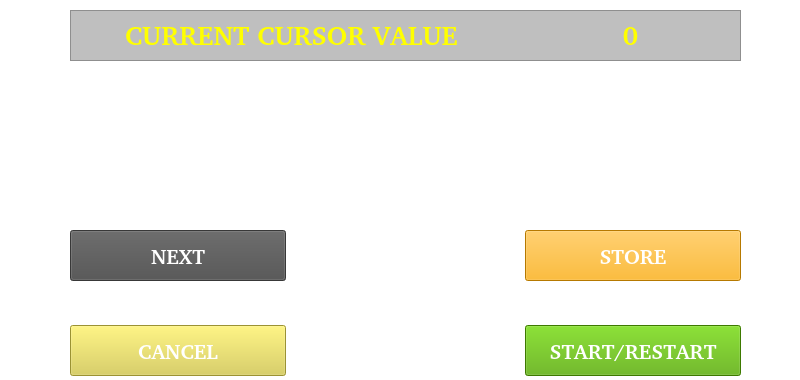
   <widget class="QFrame" name="XCalibrationFrame">
    <property name="geometry">
     <rect>
      <x>1000</x>
      <y>100</y>
      <width>800</width>
      <height>380</height>
     </rect>
    </property>
    <property name="styleSheet">
     <string notr="true">background-color:rgb(0,0,0,0);
background-image:url(://transparent.png);
</string>
    </property>
    <property name="frameShape">
     <enum>QFrame::StyledPanel</enum>
    </property>
    <property name="frameShadow">
     <enum>QFrame::Raised</enum>
    </property>
    <widget class="QPushButton" name="XNextButton">
     <property name="geometry">
      <rect>
       <x>70</x>
       <y>230</y>
       <width>216</width>
       <height>51</height>
      </rect>
     </property>
     <property name="font">
      <font>
       <family>Bitstream Charter</family>
       <pointsize>16</pointsize>
       <weight>75</weight>
       <italic>false</italic>
       <bold>true</bold>
      </font>
     </property>
     <property name="styleSheet">
      <string notr="true">background-color: rgb(79, 79, 79);
color: rgb(255, 255, 255);</string>
     </property>
     <property name="text">
      <string>NEXT</string>
     </property>
    </widget>
    <widget class="QPushButton" name="XStartButton">
     <property name="geometry">
      <rect>
       <x>525</x>
       <y>325</y>
       <width>216</width>
       <height>51</height>
      </rect>
     </property>
     <property name="font">
      <font>
       <family>Bitstream Charter</family>
       <pointsize>16</pointsize>
       <weight>75</weight>
       <italic>false</italic>
       <bold>true</bold>
      </font>
     </property>
     <property name="styleSheet">
      <string notr="true">background-color: rgb(85, 170, 0);
color: rgb(255, 255, 255);</string>
     </property>
     <property name="text">
      <string>START/RESTART</string>
     </property>
    </widget>
    <widget class="QPushButton" name="XStoreButton">
     <property name="geometry">
      <rect>
       <x>525</x>
       <y>230</y>
       <width>216</width>
       <height>51</height>
      </rect>
     </property>
     <property name="font">
      <font>
       <family>Bitstream Charter</family>
       <pointsize>16</pointsize>
       <weight>75</weight>
       <italic>false</italic>
       <bold>true</bold>
      </font>
     </property>
     <property name="styleSheet">
      <string notr="true">background-color: rgb(255, 170, 0);
color: rgb(255, 255, 255);</string>
     </property>
     <property name="text">
      <string>STORE</string>
     </property>
    </widget>
    <widget class="QPushButton" name="XCancelButton">
     <property name="geometry">
      <rect>
       <x>70</x>
       <y>325</y>
       <width>216</width>
       <height>51</height>
      </rect>
     </property>
     <property name="font">
      <font>
       <family>Bitstream Charter</family>
       <pointsize>16</pointsize>
       <weight>75</weight>
       <italic>false</italic>
       <bold>true</bold>
      </font>
     </property>
     <property name="styleSheet">
      <string notr="true">background-color: rgb(217, 205, 72);
color: rgb(255, 255, 255);</string>
     </property>
     <property name="text">
      <string>CANCEL</string>
     </property>
    </widget>
    <widget class="QFrame" name="X_M15_Ok">
     <property name="geometry">
      <rect>
       <x>610</x>
       <y>80</y>
       <width>41</width>
       <height>36</height>
      </rect>
     </property>
     <property name="styleSheet">
      <string notr="true">border-image: url(:/yes.png);</string>
     </property>
     <property name="frameShape">
      <enum>QFrame::StyledPanel</enum>
     </property>
     <property name="frameShadow">
      <enum>QFrame::Raised</enum>
     </property>
    </widget>
    <widget class="QFrame" name="X_0_Ok">
     <property name="geometry">
      <rect>
       <x>610</x>
       <y>120</y>
       <width>41</width>
       <height>36</height>
      </rect>
     </property>
     <property name="styleSheet">
      <string notr="true">border-image: url(:/yes.png);</string>
     </property>
     <property name="frameShape">
      <enum>QFrame::StyledPanel</enum>
     </property>
     <property name="frameShadow">
      <enum>QFrame::Raised</enum>
     </property>
    </widget>
    <widget class="QFrame" name="X_P15_Ok">
     <property name="geometry">
      <rect>
       <x>610</x>
       <y>160</y>
       <width>41</width>
       <height>36</height>
      </rect>
     </property>
     <property name="styleSheet">
      <string notr="true">border-image: url(:/yes.png);</string>
     </property>
     <property name="frameShape">
      <enum>QFrame::StyledPanel</enum>
     </property>
     <property name="frameShadow">
      <enum>QFrame::Raised</enum>
     </property>
    </widget>
    <widget class="QFrame" name="XValFrame">
     <property name="geometry">
      <rect>
       <x>70</x>
       <y>10</y>
       <width>671</width>
       <height>51</height>
      </rect>
     </property>
     <property name="styleSheet">
      <string notr="true">background-color: rgba(99, 99, 99, 105);</string>
     </property>
     <property name="frameShape">
      <enum>QFrame::StyledPanel</enum>
     </property>
     <property name="frameShadow">
      <enum>QFrame::Raised</enum>
     </property>
     <widget class="QLabel" name="xVal">
      <property name="geometry">
       <rect>
        <x>500</x>
        <y>5</y>
        <width>121</width>
        <height>41</height>
       </rect>
      </property>
      <property name="font">
       <font>
        <family>Bitstream Charter</family>
        <pointsize>20</pointsize>
        <weight>75</weight>
        <italic>false</italic>
        <bold>true</bold>
       </font>
      </property>
      <property name="styleSheet">
       <string notr="true">background-image:url(/transparent.png);
background-color: rgba(255, 255, 255, 0);
color: rgb(255, 255, 0);</string>
      </property>
      <property name="text">
       <string notr="true">0</string>
      </property>
      <property name="alignment">
       <set>Qt::AlignCenter</set>
      </property>
     </widget>
     <widget class="QLabel" name="XTitle">
      <property name="geometry">
       <rect>
        <x>55</x>
        <y>5</y>
        <width>356</width>
        <height>41</height>
       </rect>
      </property>
      <property name="font">
       <font>
        <family>Bitstream Charter</family>
        <pointsize>20</pointsize>
        <weight>75</weight>
        <italic>false</italic>
        <bold>true</bold>
       </font>
      </property>
      <property name="styleSheet">
       <string notr="true">background-image:url(/transparent.png);
background-color: rgba(255, 255, 255, 0);
color: rgb(255, 255, 0);</string>
      </property>
      <property name="text">
       <string notr="true">CURRENT CURSOR VALUE</string>
      </property>
      <property name="alignment">
       <set>Qt::AlignLeading|Qt::AlignLeft|Qt::AlignVCenter</set>
      </property>
     </widget>
    </widget>
   </widget>
